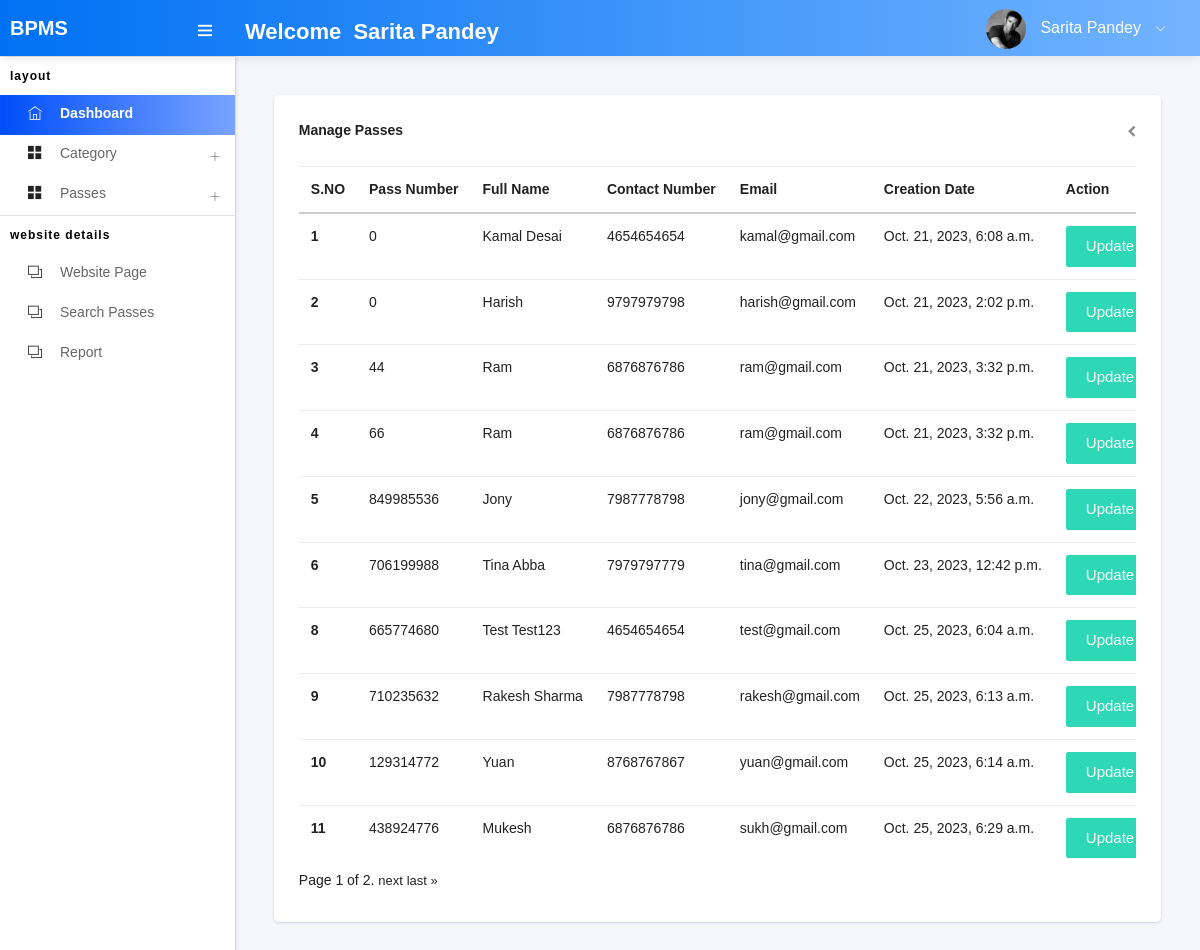
The app's page /my_view/ (signed in) with its own data.
### app/models.py (models this page shows, shortened)
class CustomUser(AbstractUser):
    profile_pic = models.ImageField(upload_to='media/profile_pic')

class Passes(models.Model):
    passnumber = models.IntegerField(default=0)
    fullname = models.CharField(max_length=250)
    gender = models.CharField(max_length=100)
    profile_pic1 = models.ImageField(upload_to='media/')
    mobilenumber = models.IntegerField(default=0)
    email = models.EmailField(max_length=200)
    identitytype = models.CharField(max_length=200)
    identitycardnumber = models.CharField(max_length=250)
    category_id = models.ForeignKey(Category,on_delete=models.DO_NOTHING)
    source = models.CharField(max_length=250)
    destinations = models.CharField(max_length=250)
    fromdate = models.CharField(max_length=250)
    todate = models.CharField(max_length=250)
    cost = models.IntegerField(default=0)
    passcreated_at = models.DateTimeField(auto_now_add=True)

### buspass/views.py (the view)
# urls.py: path('my_view/', views.my_view, name='my_view'),
@login_required(login_url='/')
def my_view(request):
    items_list = Passes.objects.all()
    paginator = Paginator(items_list, 10)
    page = request.GET.get('page')
    items = paginator.get_page(page)
    return render(request, 'myview.html', {'items': items})

### templates/myview.html (shortened to what this page needs)
{% extends 'base.html' %}
{% block content %}
<div class="col-sm-12">
    <div class="card">
        <div class="card-header">
            <h5>Manage Passes</h5>
            <div class="card-header-right">
                <ul class="list-unstyled card-option">
                    <li><i class="fa fa-chevron-left"></i></li>
                </ul>
            </div>
        </div>
        <div class="card-block table-border-style">
            <div class="table-responsive">
                <table class="table">
                    <thead>
                        <tr>
                            <th>S.NO</th>
                           <th>Pass Number</th>
                            <th>Full Name</th>
                            <th>Contact Number</th>
                            <th>Email</th>
                            <th>Creation Date</th>
                            <th>Action</th>
                        </tr>
                    </thead>
                    <tbody>
                        {% for i in items %}
                        <tr>
                            <th scope="row">{{ i.id}}</th>
                            <td>{{ i.passnumber}}</td>
                            <td>{{ i.fullname}}</td>
                            <td>{{ i.mobilenumber}}</td>
                            <td>{{ i.email}}</td>
                            <td>{{ i.passcreated_at}}</td>
                            <td><a href="{% url 'update_category' i.id %}" class="btn btn-success">Update </a><a href="{% url 'delete_category' i.id %}" class="btn btn-danger">Delete</a></td>
                        </tr>
                      {% endfor %}
                    </tbody>
                </table>
                <div class="pagination">
                    <span class="step-links">
                        <span class="current-page">
                            Page {{ items.number }} of {{ items.paginator.num_pages }}.
                        </span>
                        {% if items.has_next %}
                            <a href="?page={{ items.next_page_number }}">next</a>
                            <a href="?page={{ items.paginator.num_pages }}">last &raquo;</a>
                        {% endif %}
                    </span>
                </div>
            </div>
        </div>
    </div>
                    </div>
{% endblock %}

### templates/includes/header.html (shortened to what this page needs)
{% load static %}
<nav class="navbar header-navbar pcoded-header">
    <div class="navbar-wrapper">
        <div class="navbar-logo">
            <a class="mobile-menu" id="mobile-collapse" href="#!">
                <i class="ti-menu"></i>
            </a>
            <a href="dashboard.html">
                <strong style="font-size: 20px;">BPMS</strong>
            </a>
        </div>
        <div class="navbar-container container-fluid">
            <ul class="nav-left">
                <li>
                    <h4 style="color: white;padding-top: 20px;">Welcome &nbsp;{{user.first_name}}&nbsp;{{user.last_name}}</h4>
                </li>
            </ul>
            <ul class="nav-right">
                <li class="user-profile header-notification">
                    <a href="#!">
                        <img src="{% static 'assets/images/avatar-4.jpg'%}" class="img-radius" alt="User-Profile-Image">
                        <span>{{user.first_name}}&nbsp;{{user.last_name}}</span>
                        <i class="ti-angle-down"></i>
                    </a>
                </li>
            </ul>
        </div>
    </div>
</nav>

### records on screen
CustomUser: first_name "Sarita", last_name "Pandey"
Passes: id "1", passnumber "0", fullname "Kamal Desai", mobilenumber "4654654654", email "kamal@gmail.com", passcreated_at "Oct. 21, 2023, 6:08 a.m."
Passes: id "2", passnumber "0", fullname "Harish", mobilenumber "9797979798", email "harish@gmail.com", passcreated_at "Oct. 21, 2023, 2:02 p.m."
Passes: id "3", passnumber "44", fullname "Ram", mobilenumber "6876876786", email "ram@gmail.com", passcreated_at "Oct. 21, 2023, 3:32 p.m."
Passes: id "4", passnumber "66", fullname "Ram", mobilenumber "6876876786", email "ram@gmail.com", passcreated_at "Oct. 21, 2023, 3:32 p.m."
Passes: id "5", passnumber "849985536", fullname "Jony", mobilenumber "7987778798", email "jony@gmail.com", passcreated_at "Oct. 22, 2023, 5:56 a.m."
Passes: id "6", passnumber "706199988", fullname "Tina Abba", mobilenumber "7979797779", email "tina@gmail.com", passcreated_at "Oct. 23, 2023, 12:42 p.m."
Passes: id "8", passnumber "665774680", fullname "Test Test123", mobilenumber "4654654654", email "test@gmail.com", passcreated_at "Oct. 25, 2023, 6:04 a.m."
Passes: id "9", passnumber "710235632", fullname "Rakesh Sharma", mobilenumber "7987778798", email "rakesh@gmail.com", passcreated_at "Oct. 25, 2023, 6:13 a.m."
Passes: id "10", passnumber "129314772", fullname "Yuan", mobilenumber "8768767867", email "yuan@gmail.com", passcreated_at "Oct. 25, 2023, 6:14 a.m."
Passes: id "11", passnumber "438924776", fullname "Mukesh", mobilenumber "6876876786", email "sukh@gmail.com", passcreated_at "Oct. 25, 2023, 6:29 a.m."

### other values on screen
{{ items.number }} "1"
{{ items.paginator.num_pages }} "2"
